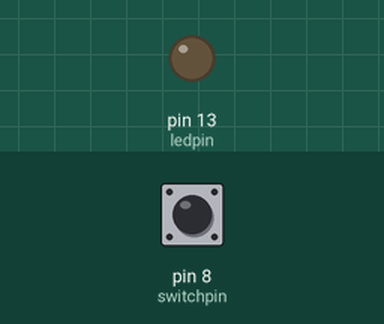
Simulated run of this sketch. Board: Arduino Uno, built with avr-gcc and run on an emulated ATmega328P. On the bench: output pins drawn as LEDs (lit = HIGH). Inputs (shaded band) come from the test bench; at power-on: pin 8 (switchpin) LOW.

Above: at 1.2 s.
1.3 s: pin 8 (switchpin) pulsed HIGH 5 times (0.12 s each, 0.3 s apart)
At 3.6 s:
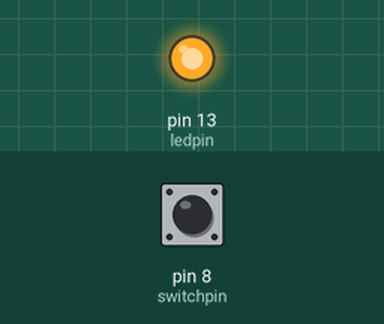
4.3 s: pin 8 (switchpin) pulled HIGH for 0.15 s
At 4.9 s:
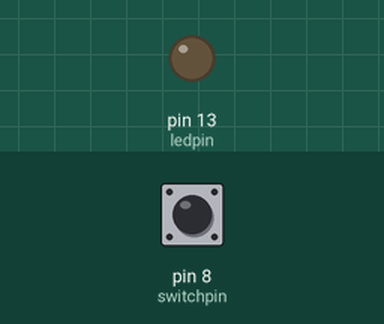
5.9 s: pin 8 (switchpin) pulled HIGH for 1 s
At 7.3 s:
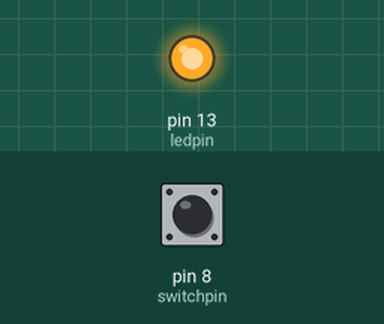
Timing chart, 0 to 8.9 s (numbered marks = the images above; inputs shaded):
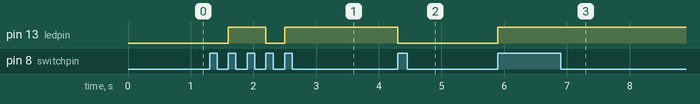

The sketch:

Toggle_the_switch.ino
```cpp
int ledpin = 13;
int switchpin = 8;
boolean lastbutton = LOW;
boolean ledon = false;
void setup() {
  pinMode (ledpin, OUTPUT);
  pinMode (switchpin, INPUT);


}

void loop() {
  if (digitalRead (switchpin) == HIGH && lastbutton == LOW)
  {
    digitalWrite (ledpin,HIGH);
    ledon = !ledon;
    lastbutton = HIGH;
  }
  else
  {
    lastbutton = digitalRead(switchpin);
  }
  digitalWrite(ledpin,ledon);
}
```

Measured:
- after the input at 1.3 s, pin 13 (ledpin): LOW → HIGH after 0.30 s, → LOW 0.60 s later, → HIGH 0.30 s later
- after the input at 4.3 s, pin 13 (ledpin): HIGH → LOW at once
- after the input at 5.9 s, pin 13 (ledpin): LOW → HIGH at once
